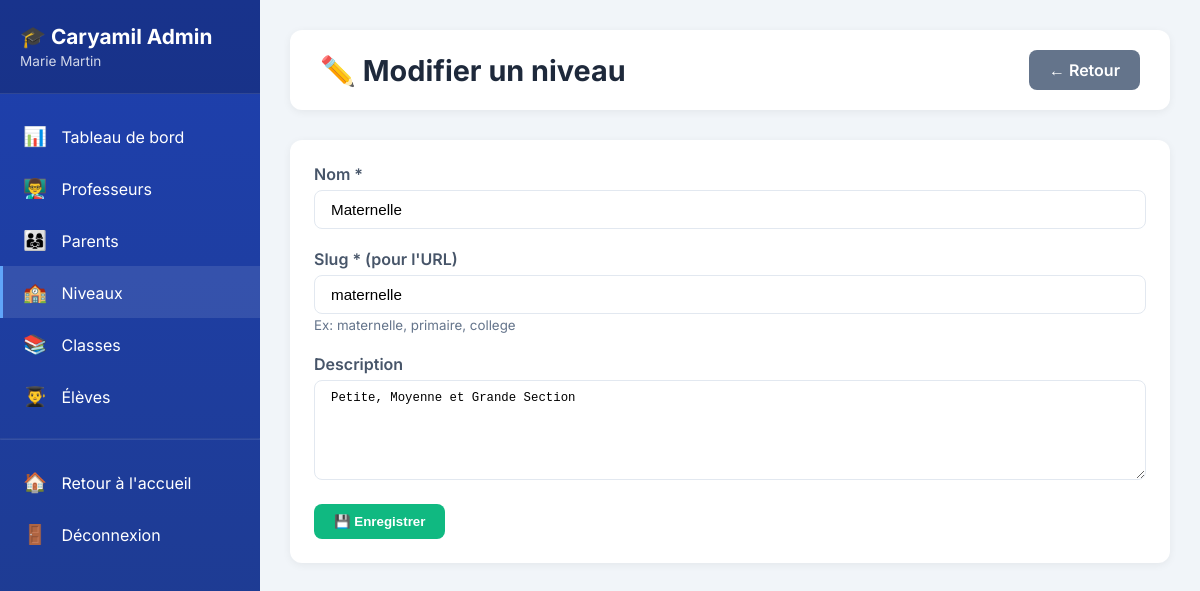
Page /niveaux/administration/niveau/1/ (signed in) on the committed database.
### accounts/models.py (models this page shows, shortened)
class CustomUser(AbstractUser):
    is_parent = models.BooleanField(default=False, verbose_name="Est parent")
    is_teacher = models.BooleanField(default=False, verbose_name="Est professeur")
    is_director = models.BooleanField(default=False, verbose_name="Est directeur")

### school_core/models.py (models this page shows, shortened)
class SchoolLevel(models.Model):
    name = models.CharField(max_length=50, unique=True)
    slug = models.SlugField(unique=True)
    description = models.TextField(blank=True)
    class Meta:
        verbose_name = "Niveau scolaire"
        verbose_name_plural = "Niveaux scolaires"
        ordering = ['id']

### interfaces/views_admin.py (the view, shortened to what this page needs)
# urls.py: path('administration/niveau/<int:level_id>/', views_admin.admin_level_edit, name='admin_level_edit'),
@login_required
def admin_level_edit(request, level_id=None):
    if not user_is_admin(request.user):
        messages.error(request, "Accès refusé.")
        return redirect('niveau_selector')
    level = get_object_or_404(SchoolLevel, id=level_id) if level_id else None
    context = {
        'level': level,
    }
    return render(request, 'admin/level_edit.html', context)

### interfaces/views_admin.py (called while the page is built)
def user_is_admin(user):
    return user.is_superuser or user.is_director

### interfaces/templates/admin/level_edit.html (shortened to what this page needs)
{% extends 'admin/base.html' %}
{% block content %}
<div class="top-bar">
    <h1 class="page-title">{% if level %}✏️ Modifier{% else %}➕ Créer{% endif %} un niveau</h1>
    <a href="{% url 'admin_levels_list' %}" class="btn btn-secondary">← Retour</a>
</div>
<div class="card">
    <form method="post">
        <div class="form-group">
            <label>Nom *</label>
            <input type="text" name="name" value="{{ level.name }}" required>
        </div>
        <div class="form-group">
            <label>Slug * (pour l'URL)</label>
            <input type="text" name="slug" value="{{ level.slug }}" required pattern="[a-z0-9\-]+">
            <small style="color: #64748b;">Ex: maternelle, primaire, college</small>
        </div>
        <div class="form-group">
            <label>Description</label>
            <textarea name="description">{{ level.description }}</textarea>
        </div>
        <button type="submit" class="btn btn-success">💾 Enregistrer</button>
    </form>
</div>
{% endblock %}

### interfaces/templates/admin/base.html (shortened to what this page needs)
{% load static %}
<!DOCTYPE html>
<html lang="fr">
<head>
</head>
<body>
    <div class="admin-layout">
        <div class="sidebar">
            <div class="sidebar-header">
                <h2>🎓 Caryamil Admin</h2>
                <p>{{ user.get_full_name|default:user.username }}</p>
            </div>
            <nav class="sidebar-nav">
                <a href="{% url 'admin_dashboard' %}" class="nav-item {% if request.resolver_match.url_name == 'admin_dashboard' %}active{% endif %}">
                    <span>📊</span> Tableau de bord
                </a>
                <a href="{% url 'admin_teachers_list' %}" class="nav-item {% if 'professeur' in request.path %}active{% endif %}">
                    <span>👨‍🏫</span> Professeurs
                </a>
                <a href="{% url 'admin_parents_list' %}" class="nav-item {% if 'parent' in request.path %}active{% endif %}">
                    <span>👨‍👩‍👧</span> Parents
                </a>
                <a href="{% url 'admin_levels_list' %}" class="nav-item {% if 'niveau' in request.path %}active{% endif %}">
                    <span>🏫</span> Niveaux
                </a>
                <a href="{% url 'admin_classes_list' %}" class="nav-item {% if 'classe' in request.path %}active{% endif %}">
                    <span>📚</span> Classes
                </a>
                <a href="{% url 'admin_students_list' %}" class="nav-item {% if 'eleve' in request.path %}active{% endif %}">
                    <span>👨‍🎓</span> Élèves
                </a>
                <hr style="border-color: rgba(255,255,255,0.1); margin: 16px 0;">
                <a href="{% url 'niveau_selector' %}" class="nav-item">
                    <span>🏠</span> Retour à l'accueil
                </a>
                <a href="{% url 'logout' %}" class="nav-item">
                    <span>🚪</span> Déconnexion
                </a>
            </nav>
        </div>
        <div class="main-content">
            {% block content %}{% endblock %}
        </div>
    </div>
</body>
</html>

### interfaces/templates/admin/base.html (style rules this page uses)
* { margin: 0; padding: 0; box-sizing: border-box; }
body { font-family: 'Inter', sans-serif; background: #f1f5f9; min-height: 100vh; }
.admin-layout { display: flex; min-height: 100vh; }
.sidebar { width: 260px; background: linear-gradient(180deg, #1e40af 0%, #1e3a8a 100%); color: white; padding: 0; position: fixed; height: 100vh; overflow-y: auto; }
.sidebar-header { padding: 24px 20px; background: rgba(0,0,0,0.2); border-bottom: 1px solid rgba(255,255,255,0.1); }
.sidebar-header h2 { font-size: 1.3em; margin-bottom: 4px; }
.sidebar-header p { font-size: 0.85em; opacity: 0.8; }
.sidebar-nav { padding: 16px 0; }
.nav-item { display: block; padding: 14px 20px; color: white; text-decoration: none; transition: all 0.2s; border-left: 3px solid transparent; }
.nav-item:hover, .nav-item.active { background: rgba(255,255,255,0.1); border-left-color: #60a5fa; }
.nav-item span { margin-right: 10px; font-size: 1.2em; }
.main-content { margin-left: 260px; flex: 1; padding: 30px; }
.top-bar { background: white; padding: 20px 30px; border-radius: 12px; margin-bottom: 30px; display: flex; justify-content: space-between; align-items: center; box-shadow: 0 2px 8px rgba(0,0,0,0.06); }
.page-title { font-size: 1.8em; color: #1e293b; }
.btn { padding: 10px 20px; border: none; border-radius: 8px; font-weight: 600; cursor: pointer; text-decoration: none; display: inline-block; transition: all 0.2s; }
.btn-secondary { background: #64748b; color: white; }
.btn-success { background: #10b981; color: white; }
.card { background: white; padding: 24px; border-radius: 12px; box-shadow: 0 2px 8px rgba(0,0,0,0.06); margin-bottom: 20px; }
.form-group { margin-bottom: 20px; }
.form-group label { display: block; margin-bottom: 6px; font-weight: 600; color: #475569; }
.form-group input, .form-group select, .form-group textarea { width: 100%; padding: 10px 16px; border: 1px solid #e2e8f0; border-radius: 8px; font-size: 0.95em; }
.form-group textarea { resize: vertical; min-height: 100px; }

### rows in the picture
CustomUser: get_full_name "Marie Martin"
SchoolLevel: name "Maternelle", slug "maternelle", description "Petite, Moyenne et Grande Section"
